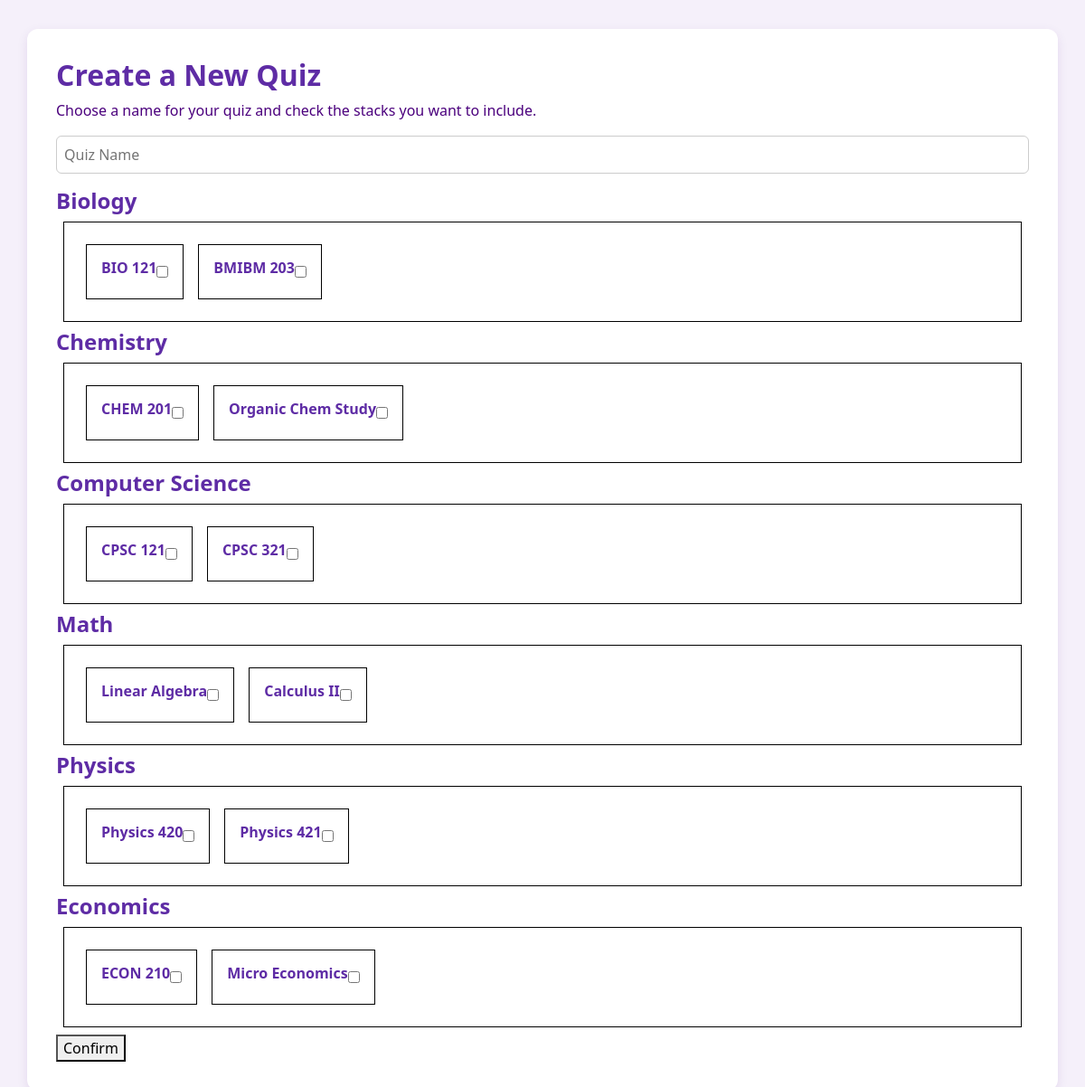
Screenshot of /makeQuiz with the database file from the repository.
### models/collection.py (models this page shows, shortened)
class Collection(db.Model):
    __tablename__="collection_table"
    id = mapped_column(Integer, primary_key=True)
    name = mapped_column(String, nullable=False)
    stacks = relationship("Stack", back_populates="collection")

### models/stack.py (models this page shows, shortened)
class Stack(db.Model):
    __tablename__="stack_table"
    id = mapped_column(Integer, primary_key=True)
    name = mapped_column(String)
    cards = relationship("Card")
    collection = relationship("Collection", back_populates="stacks")
    collection_id = mapped_column(Integer, ForeignKey("collection_table.id"))

### routes/html.py (the view)
@html_routes.route("/makeQuiz", methods=["GET"])
def make_quiz():
    collections = db.session.execute(db.select(Collection)).scalars()
    return render_template("makeQuiz.html", collections=collections)

### templates/makeQuiz.html (shortened to what this page needs)
<!DOCTYPE html>
<html>
<head>
    <link href="https://cdn.jsdelivr.net/npm/bootstrap@5.3.3/dist/css/bootstrap.min.css" rel="stylesheet">
    <link rel="stylesheet" href="{{ url_for('static', filename='styles.css') }}">
</head>
<body>
    <div class="container">
        <div>
            <h2>Create a New Quiz</h2>
            <p>Choose a name for your quiz and check the stacks you want to include.</p>
            <form method="post" action="{{ url_for('html_routes.make_quiz') }}">
                <input type="text" name="quiz_name" id="quiz_name" placeholder="Quiz Name"> <br>
                {% for collection in collections %}
                    <div>
                        <div>
                            <h4>{{ collection.name }}</h4>
                        </div>
                        <div class="m-2 p-3 border border-black d-flex flex-wrap">
                            {% for stack in collection.stacks %}
                                <div class="m-2 p-3 border border-black d-flex flex-wrap">
                                    <h6>{{ stack.name }}</h6>
                                    <input type="checkbox" name="stack_ids" id="stack_ids" value="{{ stack.id }}">
                                </div>
                            {% endfor %}
                        </div>
                    </div>
                {% endfor %}
                <button type="submit">Confirm</button>
            </form>
        </div>
    </div>
</body>
</html>

### static/styles.css (style rules this page uses)
body { background-color: #f5f0fa; color: #4b007d; font-family: 'Segoe UI', Tahoma, Geneva, Verdana, sans-serif; }
.container { background-color: #ffffff; padding: 2rem; border-radius: 12px; box-shadow: 0 4px 12px rgba(75, 0, 125, 0.1); margin-top: 2rem; }
h1, h2, h3, h4, h5, h6 { color: #5e2ca5; font-weight: 600; }
input[type="text"], input[type="email"], input[type="password"], textarea, select { border: 1px solid #ccc; border-radius: 6px; padding: 0.5rem; width: 100%; box-sizing: border-box; margin-bottom: 1rem; }

### rows the page displays
Collection: name "Biology"
Stack: name "BIO 121"
Stack: name "BMIBM 203"
Collection: name "Chemistry"
Stack: name "CHEM 201"
Stack: name "Organic Chem Study"
Collection: name "Computer Science"
Stack: name "CPSC 121"
Stack: name "CPSC 321"
Collection: name "Math"
Stack: name "Linear Algebra"
Stack: name "Calculus II"
Collection: name "Physics"
Stack: name "Physics 420"
Stack: name "Physics 421"
Collection: name "Economics"
Stack: name "ECON 210"
Stack: name "Micro Economics"
